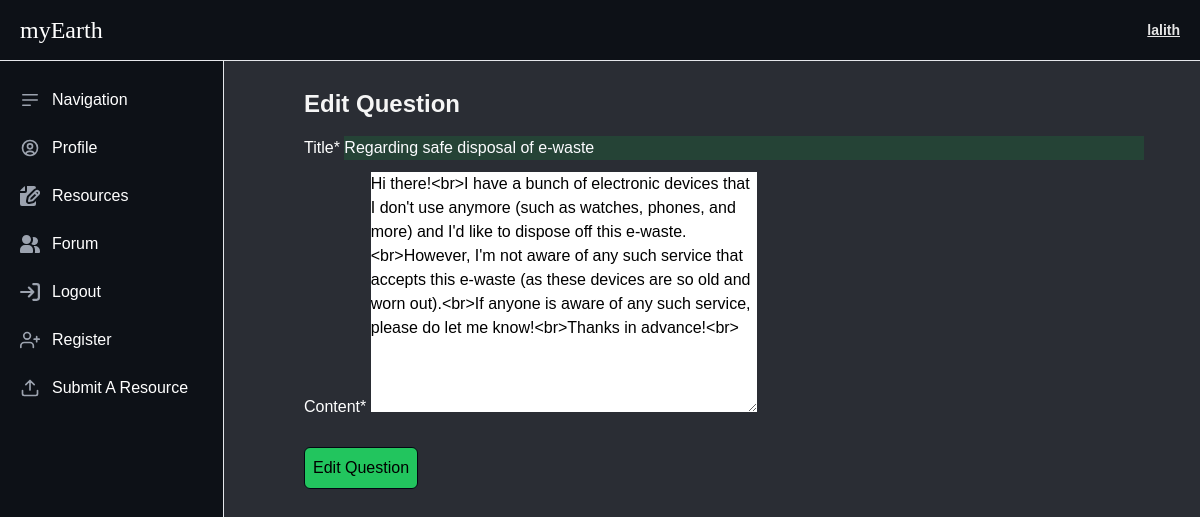
Page /posts/regarding-safe-disposal-of-e-waste/edit/ (signed in) on the committed database.
### posts/models.py (models this page shows, shortened)
class Post(models.Model):
    user = models.ForeignKey(User, default=1, on_delete=models.CASCADE)
    title = models.CharField(max_length=256)
    slug = models.SlugField(unique=True)
    height_field = models.IntegerField(default=50)
    width_field = models.IntegerField(default=100)
    content = models.TextField()
    draft = models.BooleanField(default=False)
    publish = models.DateField(auto_now=False, auto_now_add=True)
    read_time = models.IntegerField(default=0)
    updated = models.DateTimeField(auto_now=True, auto_now_add=False)
    timestamp = models.DateTimeField(auto_now=False, auto_now_add=True)
    objects = PostManager()
    class Meta:
        ordering = [
            "-timestamp",
            "-updated"
        ]

### posts/views.py (the view)
# urls.py: url(r'^(?P<slug>[\w-]+)/edit/$', post_update, name='update'),
@login_required
def post_update(request, slug=None):
    if not request.user.is_authenticated:
        raise Http404
    instance = get_object_or_404(Post, slug=slug)
    form = EditPost(request.POST or None, request.FILES or None, instance=instance)
    if form.is_valid():
        instance = form.save(commit=False)
        instance.save()
        return HttpResponseRedirect(instance.get_absolute_url())
    context = {
        "title": instance.title,
        "instance": instance,
        "form": form,
    }
    return render(request, "posts/post_form.html", context)

### posts/forms.py
class EditPost(forms.ModelForm):
    content = forms.Textarea()
    class Meta:
        model = Post
        fields = [
            "title",
            "content",
        ]
    def __init__(self, *args, **kwargs):
        super().__init__(*args, **kwargs)
        self.helper = FormHelper()
        self.helper.add_layout(
            Layout(
                Row(
                    Column('title'), css_class='self-start'
                ),
                Row(
                    Column('content'), css_class='self-start'
                ),
                Row(
                    Submit('submit', 'Edit Question'), css_class='self-start border border-gray-950 rounded rounded-md flex justify-center p-2 bg-green-500 arc-btn-retro mt-2 md:mt-4'
                )
            )
        )

### posts/templates/posts/post_form.html (shortened to what this page needs)
{% extends "base.html" %}
{% load static %}
{% block content %}
    {% load crispy_forms_tags %}
        <div class="mt-20">
            <h1 class="p-2 md:p-4 text-semibold text-2xl text-neutral-100 md:ml-18-rem">Edit Question</h1>
        <form method='POST' action='' enctype='multipart/form-data' class="p-2 md:ml-18-rem md:w-9/12 mr-4 rounded-lg h-full max-h-screen flex flex-col m-auto font-helvetica">
            {% crispy form %}
        </form>
        </div>
{% endblock content %}

### templates/base.html (shortened to what this page needs)
{% load static %}
<!DOCTYPE html>
<html lang="en">
<head>
    <link rel="stylesheet" href="{% static 'resources/css/styles.css' %}">
</head>
<body class="libre-franklin">
    <nav class="fixed top-0 left-0 z-50 w-full border-b border-gray-200 bg-col">
        <div class="px-3 py-3 lg:px-5 lg:pl-3">
          <div class="flex items-center justify-between">
            <div class="flex items-center justify-start rtl:justify-end">
              <a href="{% url 'index' %}" class="flex ms-2 md:me-24">
                <span class="libre-baskerville-regular self-center text-xl sm:text-2xl whitespace-nowrap text-white">myEarth</span>
              </a>
            </div>
            <div class="flex items-center">
               <div class="flex items-center ms-3">
                 <div>
                   <button type="button" class="flex" aria-expanded="false" data-dropdown-toggle="dropdown-user">
                       <div class="username p-1 md:p-2 font-helvetica font-semibold text-sm md:text-md text-neutral-200">
                           {% if request.user.is_authenticated %}
                              <a href="{% url 'profile' username=request.user.username %}" class="underline"><span> {{ request.user.username }} </span></a>
                           {% else %}
                               <a href="{% url 'login' %}" class="underline">Already have an account? Login</a>
                           {% endif %}
                       </div>
                   </button>
                 </div>
               </div>
            </div>
         </div>
       </div>
    </nav>
    <aside id="logo-sidebar" class="fixed top-0 left-0 z-40 w-56 h-screen pt-20 transition-transform -translate-x-full bg-col border-r border-gray-200 sm:translate-x-0" aria-label="Sidebar" style="transition: width 1s;">
        <div class="h-full px-3 pb-4 overflow-y-auto bg-col">
           <ul class="space-y-2 font-medium">
              <li>
                 <button id="navbar-toggle" class="text-white hidden sm:block md:flex items-center p-2 group rounded-lg hover:bg-gray-100 dark:hover:bg-gray-700" type="button">
                    <span class="ms-3">Navigation</span>
                  </button>
              </li>
              {% if request.user.is_authenticated %}
              <li>
               <a href="{% url 'profile' username=request.user.username %}" class="flex items-center p-2 rounded-lg dark:text-white hover:bg-gray-100 dark:hover:bg-gray-700 group">
                 <span class="flex-1 ms-3 whitespace-nowrap">Profile</span>
               </a>
              </li>
              {% endif %}
              <li id="resources">
               <a href="{% url 'resources' %}" class="flex items-center p-2 rounded-lg dark:text-white hover:bg-gray-100 dark:hover:bg-gray-700 group">
                 <span class="flex-1 ms-3 whitespace-nowrap">Resources</span>
               </a>
             </li>
             <li>
              <a href="{% url 'list' %}" class="flex items-center p-2 rounded-lg dark:text-white hover:bg-gray-100 dark:hover:bg-gray-700 group">
                 <span class="flex-1 ms-3 whitespace-nowrap">Forum</span>
              </a>
              </li>
              {% if request.user.is_authenticated %}
              <li>
                 <a href="{% url 'logout' %}" class="flex items-center p-2 rounded-lg dark:text-white hover:bg-gray-100 dark:hover:bg-gray-700 group">
                    <span class="flex-1 ms-3 whitespace-nowrap">Logout</span>
                 </a>
              </li>
              {% endif %}
              <li>
                 <a href="{% url 'register' %}" class="flex items-center p-2 rounded-lg dark:text-white hover:bg-gray-100 dark:hover:bg-gray-700 group">
                    <span class="flex-1 ms-3 whitespace-nowrap">Register</span>
                   </a>
              </li>
              <li id="submission-link">
               <a href="{% url 'submission-form' %}" class="flex items-center p-2 rounded-lg dark:text-white hover:bg-gray-100 dark:hover:bg-gray-700 group">
                 <span class="flex-1 ms-3 whitespace-nowrap">Submit A Resource</span>
               </a>
            </li>
           </ul>
        </div>
    </aside>
    {% block content %}{% endblock %}
</body>
</html>

### posts/templates/posts/post_form.html (style rules this page uses)
input.textinput { background-color: var(--primary-col); color: var(--text); }
@media only screen and (min-width: 900px) { input[name='title'] { min-width: 45rem; } }
@media only screen and (min-width: 1024px) { input[name='title'] { min-width: 50rem; } }
input[type=submit] { cursor: pointer; width: 100%; }
.p-2 { padding: 0.5rem; }
.text-semibold { font-weight: 600; }
.text-2xl { font-size:1.5rem; line-height:2rem; }
.text-neutral-100 { --tw-text-opacity:1; color:rgb(245 245 245 / var(--tw-text-opacity)) }
.self-start { align-self: flex-start; }
.border { border-width: 1px; }
.border-gray-950 { --tw-border-opacity: 1; border-color: rgb(3 7 18 / var(--tw-border-opacity)); }
.mt-2 { margin-top: 0.5rem; }
.flex { display: flex; }
.flex-col { flex-direction: column; }
.justify-center { justify-content: center; }
.rounded { border-radius: 0.25rem; }
.rounded-md { border-radius: 0.375rem; }
.bg-green-500 { --tw-bg-opacity: 1; background-color: rgb(34 197 94 / var(--tw-bg-opacity)); }
.text-sm { font-size: 0.875rem; line-height: 1.25rem; }
.mb-3 { margin-bottom:.75rem }
.mt-2 { margin-top:.5rem }
.rounded-md { border-radius:.375rem }
@media (min-width: 768px) { .md\:mt-4 { margin-top: 1rem; } }
@media (min-width: 768px) { .md\:ml-18-rem { margin-left: 18rem; } }
@media (min-width: 768px) { .md\:w-9\/12 { width: 75%; } }

### templates/base.html (style rules this page uses)
:root { --primary-col: #254336; --label-col: #232218; --bg-col: #2a2d34; --text-col: #050315; --text: #fbfbfe; --bg-col-shade: #adab8f; --contrast-primary-col: #DAD3BE; --sec-col: #6B8A7A; --nav-col: #0d1117; }
body { background-color: var(--bg-col); padding-left: 0.5rem; padding-right: 0.5rem; }
.bg-col { background-color: var(--nav-col); }
.mt-20 { margin-top: 5rem; }
.libre-baskerville-regular { font-family: "Libre Baskerville", serif; font-weight: 400; font-style: normal; }
.libre-franklin { font-family: "Libre Franklin", sans-serif; font-optical-sizing: auto; font-weight: 150; font-style: normal; }
.dark\:text-gray-400 { --tw-text-opacity:1; color:rgb(156 163 175 / var(--tw-text-opacity)) }
.dark\:text-white { --tw-text-opacity:1; color:rgb(255 255 255 / var(--tw-text-opacity)) }

### rows in the picture
Post: title "Regarding safe disposal of e-waste", content "Hi there!<br>I have a bunch of electronic devices that I don't use anymore (such as watches, phones, and more) and I'd like to dispose off this e-waste.<br>However, I'm not aware of any such service that accepts this e-waste (as these devices are so old and worn out).<br>If anyone is aware of any such service, please do let me know!<br>Thanks in advance!<br>"

### other values in the picture
{{ request.user.username }} "lalith"
